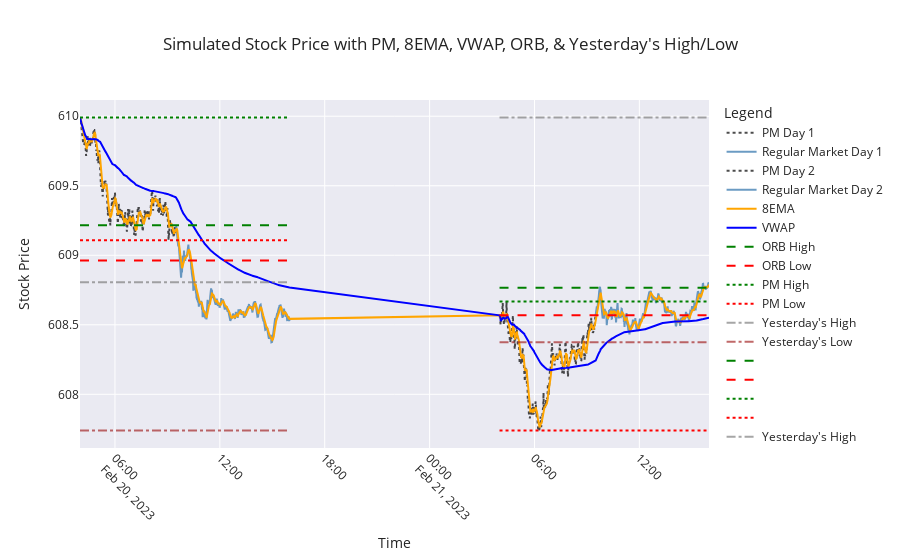

The notebook cell saved with this chart:
### Code cell
import numpy as np  # Importing numpy for numerical operations
import pandas as pd
import seaborn as sns
from plotly.subplots import make_subplots
from ipywidgets import widgets
from IPython.display import display
from Gen_SPY_With_Indicators import simulate_stock  # Importing simulation function
import matplotlib.pyplot as plt  # Importing matplotlib for plotting
import matplotlib.ticker as mticker  # For proper Y-axis formatting

def generate_signals(df, stop_loss_pct=0.02):
    """ Generates trade signals based on ORB, VWAP, 8EMA, PM High/Low, and Yest High/Low """

    df['Signal'] = ''
    df['Stop_Loss'] = np.nan  # Initialize Stop_Loss column

    # Buy Call: Price breaks ORB High & supported by 8EMA & VWAP
    df.loc[
        (df['Close'] > df['ORB_High']) & 
        (df['Close'] > df['VWAP']) & 
        (df['Close'] > df['8EMA']),
        'Signal'
    ] = 'BUY CALL'

    # Sell Put: Price breaks ORB Low & rejected by 8EMA & VWAP
    df.loc[
        (df['Close'] < df['ORB_Low']) & 
        (df['Close'] < df['VWAP']) & 
        (df['Close'] < df['8EMA']),
        'Signal'
    ] = 'BUY PUT'

    # Boost Call Confidence if PM High or Yesterday's High is broken
    df.loc[
        (df['Signal'] == 'BUY CALL') & 
        ((df['Close'] > df['PM_High']) | (df['Close'] > df['Yest_High'])),
        'Signal'
    ] = 'STRONG BUY CALL'

    # Boost Put Confidence if PM Low or Yesterday's Low is broken
    df.loc[
        (df['Signal'] == 'BUY PUT') & 
        ((df['Close'] < df['PM_Low']) | (df['Close'] < df['Yest_Low'])),
        'Signal'
    ] = 'STRONG BUY PUT'

    # Add stop loss levels
    df.loc[df['Signal'].isin(['BUY CALL', 'STRONG BUY CALL']), 'Stop_Loss'] = df['Close'] * (1 - stop_loss_pct)
    df.loc[df['Signal'].isin(['BUY PUT', 'STRONG BUY PUT']), 'Stop_Loss'] = df['Close'] * (1 + stop_loss_pct)

    return df

# Simulate Stock Data for 2 Days
simulated_data, yesterday_high, yesterday_low = simulate_stock(number_of_days)

# Apply Signal Generation
simulated_data = generate_signals(simulated_data)

import plotly.express as px
import plotly.graph_objects as go

# Set seaborn style
sns.set(style="whitegrid")

# Create a subplot
fig = make_subplots(rows=1, cols=1)

# Function to update the plot based on the toggle button
def update_plot(change):
    fig.data = []  # Clear existing traces

    if toggle_button.value:
        # Add candlestick traces for each day
        for day in simulated_data["Day"].unique():
            day_data = simulated_data[simulated_data["Day"] == day]
            pm_data = day_data[day_data["Session"] == "PM"]
            market_data = day_data[day_data["Session"] == "Regular Market"]

            if not pm_data.empty:
                fig.add_trace(go.Candlestick(x=pm_data['Timestamp'], open=pm_data['Open'], high=pm_data['High'], low=pm_data['Low'], close=pm_data['Close'], name=f"PM Day {day}"))
            if not market_data.empty:
                fig.add_trace(go.Candlestick(x=market_data['Timestamp'], open=market_data['Open'], high=market_data['High'], low=market_data['Low'], close=market_data['Close'], name=f"Regular Market Day {day}"))
    else:
        # Add line traces for each day
        for day in simulated_data["Day"].unique():
            day_data = simulated_data[simulated_data["Day"] == day]
            pm_data = day_data[day_data["Session"] == "PM"]
            market_data = day_data[day_data["Session"] == "Regular Market"]

            fig.add_trace(go.Scatter(x=pm_data['Timestamp'], y=pm_data['Close'], mode='lines', name=f"PM Day {day}", line=dict(color="black", dash="dot"), opacity=0.7))
            fig.add_trace(go.Scatter(x=market_data['Timestamp'], y=market_data['Close'], mode='lines', name=f"Regular Market Day {day}", line=dict(color="steelblue"), opacity=0.8))

    # Add traces for indicators
    fig.add_trace(go.Scatter(x=simulated_data['Timestamp'], y=simulated_data['8EMA'], mode='lines', name="8EMA", line=dict(color="orange")))
    fig.add_trace(go.Scatter(x=simulated_data['Timestamp'], y=simulated_data['VWAP'], mode='lines', name="VWAP", line=dict(color="blue")))

    # Add traces for ORB and PM High/Low
    for day in simulated_data['Day'].unique():
        day_data = simulated_data[simulated_data['Day'] == day]
        fig.add_trace(go.Scatter(x=day_data['Timestamp'], y=day_data['ORB_High'], mode='lines', name="ORB High" if day == 1 else "", line=dict(color="green", dash="dash")))
        fig.add_trace(go.Scatter(x=day_data['Timestamp'], y=day_data['ORB_Low'], mode='lines', name="ORB Low" if day == 1 else "", line=dict(color="red", dash="dash")))
        fig.add_trace(go.Scatter(x=day_data['Timestamp'], y=day_data['PM_High'], mode='lines', name="PM High" if day == 1 else "", line=dict(color="green", dash="dot")))
        fig.add_trace(go.Scatter(x=day_data['Timestamp'], y=day_data['PM_Low'], mode='lines', name="PM Low" if day == 1 else "", line=dict(color="red", dash="dot")))

        market_open_time = day_data['Timestamp'].iloc[0]
        market_close_time = day_data['Timestamp'].iloc[-1]
        if day == 1:
            fig.add_trace(go.Scatter(x=[market_open_time, market_close_time], y=[yesterday_high, yesterday_high], mode='lines', name="Yesterday's High", line=dict(color="gray", dash="dashdot"), opacity=0.7))
            fig.add_trace(go.Scatter(x=[market_open_time, market_close_time], y=[yesterday_low, yesterday_low], mode='lines', name="Yesterday's Low", line=dict(color="brown", dash="dashdot"), opacity=0.7))
        else:
            fig.add_trace(go.Scatter(x=[market_open_time, market_close_time], y=[day_data['Yest_High'].iloc[0], day_data['Yest_High'].iloc[0]], mode='lines', name="Yesterday's High" if day == 2 else "", line=dict(color="gray", dash="dashdot"), opacity=0.7))
            fig.add_trace(go.Scatter(x=[market_open_time, market_close_time], y=[day_data['Yest_Low'].iloc[0], day_data['Yest_Low'].iloc[0]], mode='lines', name="Yesterday's Low" if day == 2 else "", line=dict(color="brown", dash="dashdot"), opacity=0.7))

    # Update layout for better appearance
    fig.update_layout(
        title="Simulated Stock Price with PM, 8EMA, VWAP, ORB, & Yesterday's High/Low",
        xaxis_title="Time",
        yaxis_title="Stock Price",
        legend_title="Legend",
        xaxis=dict(tickangle=45),
        template="seaborn"
    )

    # Show the plot
    fig.show()

# Create a toggle button
toggle_button = widgets.ToggleButton(
    value=False,
    description='Toggle Candlestick',
    disabled=False,
    button_style='',
    tooltip='Toggle between line and candlestick chart',
    icon='line-chart'
)

# Attach the update function to the toggle button
toggle_button.observe(update_plot, names='value')

# Display the toggle button
# display(toggle_button)

# Initial plot update
update_plot(None)

# Print any part of the simulated data that contains BUY CALL or BUY PUT signals during Regular Market session
#print(simulated_data[(simulated_data['Signal'].isin(['BUY CALL', 'BUY PUT', 'STRONG BUY CALL', 'STRONG BUY PUT'])) & (simulated_data['Session'] == 'Regular Market')])

### Figure 1 — Plotly figure (JSON) as saved in the notebook; plotly's stock layout.template omitted (floating-point values rounded to 4 significant figures; data arrays with more than 128 entries replaced by an {"elided": "..."} marker saying what was removed)
{"data": [{"line": {"color": "black", "dash": "dot"}, "mode": "lines", "name": "PM Day 1", "opacity": 0.7, "type": "scatter", "x": {"elided": "330 str values"}, "y": {"elided": "330 float values"}}, {"line": {"color": "steelblue"}, "mode": "lines", "name": "Regular Market Day 1", "opacity": 0.8, "type": "scatter", "x": {"elided": "390 str values"}, "y": {"elided": "390 float values"}}, {"line": {"color": "black", "dash": "dot"}, "mode": "lines", "name": "PM Day 2", "opacity": 0.7, "type": "scatter", "x": {"elided": "330 str values"}, "y": {"elided": "330 float values"}}, {"line": {"color": "steelblue"}, "mode": "lines", "name": "Regular Market Day 2", "opacity": 0.8, "type": "scatter", "x": {"elided": "390 str values"}, "y": {"elided": "390 float values"}}, {"line": {"color": "orange"}, "mode": "lines", "name": "8EMA", "type": "scatter", "x": {"elided": "1440 str values"}, "y": {"elided": "1440 float values"}}, {"line": {"color": "blue"}, "mode": "lines", "name": "VWAP", "type": "scatter", "x": {"elided": "1440 str values"}, "y": {"elided": "1440 float values"}}, {"line": {"color": "green", "dash": "dash"}, "mode": "lines", "name": "ORB High", "type": "scatter", "x": {"elided": "720 str values"}, "y": {"elided": "720 float values"}}, {"line": {"color": "red", "dash": "dash"}, "mode": "lines", "name": "ORB Low", "type": "scatter", "x": {"elided": "720 str values"}, "y": {"elided": "720 float values"}}, {"line": {"color": "green", "dash": "dot"}, "mode": "lines", "name": "PM High", "type": "scatter", "x": {"elided": "720 str values"}, "y": {"elided": "720 float values"}}, {"line": {"color": "red", "dash": "dot"}, "mode": "lines", "name": "PM Low", "type": "scatter", "x": {"elided": "720 str values"}, "y": {"elided": "720 float values"}}, {"line": {"color": "gray", "dash": "dashdot"}, "mode": "lines", "name": "Yesterday's High", "opacity": 0.7, "type": "scatter", "x": ["2023-02-20T04:00:00", "2023-02-20T15:59:00"], "y": [608.8, 608.8]}, {"line": {"color": "brown", "dash": "dashdot"}, "mode": "lines", "name": "Yesterday's Low", "opacity": 0.7, "type": "scatter", "x": ["2023-02-20T04:00:00", "2023-02-20T15:59:00"], "y": [607.7, 607.7]}, {"line": {"color": "green", "dash": "dash"}, "mode": "lines", "name": "", "type": "scatter", "x": {"elided": "720 str values"}, "y": {"elided": "720 float values"}}, {"line": {"color": "red", "dash": "dash"}, "mode": "lines", "name": "", "type": "scatter", "x": {"elided": "720 str values"}, "y": {"elided": "720 float values"}}, {"line": {"color": "green", "dash": "dot"}, "mode": "lines", "name": "", "type": "scatter", "x": {"elided": "720 str values"}, "y": {"elided": "720 float values"}}, {"line": {"color": "red", "dash": "dot"}, "mode": "lines", "name": "", "type": "scatter", "x": {"elided": "720 str values"}, "y": {"elided": "720 float values"}}, {"line": {"color": "gray", "dash": "dashdot"}, "mode": "lines", "name": "Yesterday's High", "opacity": 0.7, "type": "scatter", "x": ["2023-02-21T04:00:00", "2023-02-21T15:59:00"], "y": [610.0, 610.0]}, {"line": {"color": "brown", "dash": "dashdot"}, "mode": "lines", "name": "Yesterday's Low", "opacity": 0.7, "type": "scatter", "x": ["2023-02-21T04:00:00", "2023-02-21T15:59:00"], "y": [608.4, 608.4]}], "layout": {"legend": {"title": {"text": "Legend"}}, "title": {"text": "Simulated Stock Price with PM, 8EMA, VWAP, ORB, & Yesterday's High/Low"}, "xaxis": {"anchor": "y", "domain": [0, 1], "tickangle": 45, "title": {"text": "Time"}}, "yaxis": {"anchor": "x", "domain": [0, 1], "title": {"text": "Stock Price"}}}}
